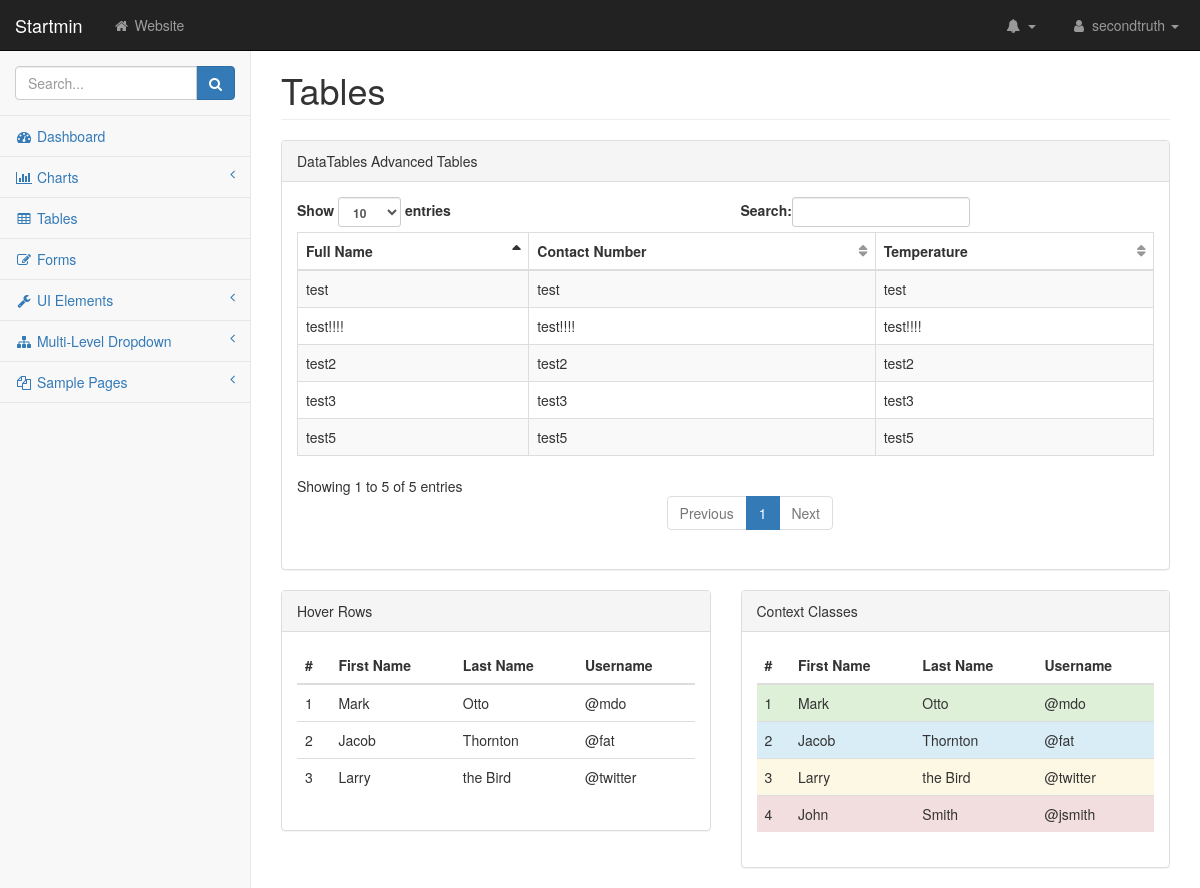
The app's page /dashboard_table.html with its own data.
### website/models.py (models this page shows, shortened)
class QRScanMember(models.Model):
	full_name = models.CharField(max_length=50)
	contact_number = models.CharField(max_length=50)
	temperature = models.CharField(max_length=50)

### website/views.py (the view)
# urls.py: path('dashboard_table.html', views.dashboard_table, name="dashboard_table"),
def dashboard_table(request):
	members = QRScanMember.objects.all()
	return render(request, 'dashboard_table.html', {'members': members})

### website/templates/dashboard_table.html (shortened to what this page needs)
{% load static %}
<!DOCTYPE html>
<html lang="en">
    <head>
        <link href="{% static 'dashboard/css/bootstrap.min.css' %}" rel="stylesheet">
        <link href="{% static 'dashboard/css/metisMenu.min.css' %}" rel="stylesheet">
        <link href="{% static 'dashboard/css/timeline.css' %}" rel="stylesheet">
        <link href="{% static 'dashboard/css/startmin.css' %}" rel="stylesheet">
        <link href="{% static 'dashboard/css/morris.css' %}" rel="stylesheet">
        <link href="{% static 'dashboard/css/font-awesome.min.css' %}" rel="stylesheet" type="text/css">
    </head>
    <body>
        <div id="wrapper">
            <nav class="navbar navbar-inverse navbar-fixed-top" role="navigation">
                <div class="navbar-header">
                    <a class="navbar-brand" href="index.html">Startmin</a>
                </div>
                <ul class="nav navbar-nav navbar-left navbar-top-links">
                    <li><a href="#"><i class="fa fa-home fa-fw"></i> Website</a></li>
                </ul>
                <ul class="nav navbar-right navbar-top-links">
                    <li class="dropdown navbar-inverse">
                        <a class="dropdown-toggle" data-toggle="dropdown" href="#">
                            <i class="fa fa-bell fa-fw"></i> <b class="caret"></b>
                        </a>
                    </li>
                    <li class="dropdown">
                        <a class="dropdown-toggle" data-toggle="dropdown" href="#">
                            <i class="fa fa-user fa-fw"></i> secondtruth <b class="caret"></b>
                        </a>
                    </li>
                </ul>
                <div class="navbar-default sidebar" role="navigation">
                    <div class="sidebar-nav navbar-collapse">
                        <ul class="nav" id="side-menu">
                            <li class="sidebar-search">
                                <div class="input-group custom-search-form">
                                    <input type="text" class="form-control" placeholder="Search...">
                                    <span class="input-group-btn">
                                        <button class="btn btn-primary" type="button">
                                            <i class="fa fa-search"></i>
                                        </button>
                                </span>
                                </div>
                            </li>
                            <li>
                                <a href="index.html"><i class="fa fa-dashboard fa-fw"></i> Dashboard</a>
                            </li>
                            <li>
                                <a href="#"><i class="fa fa-bar-chart-o fa-fw"></i> Charts<span class="fa arrow"></span></a>
                            </li>
                            <li>
                                <a href="tables.html"><i class="fa fa-table fa-fw"></i> Tables</a>
                            </li>
                            <li>
                                <a href="forms.html"><i class="fa fa-edit fa-fw"></i> Forms</a>
                            </li>
                            <li>
                                <a href="#"><i class="fa fa-wrench fa-fw"></i> UI Elements<span class="fa arrow"></span></a>
                            </li>
                            <li>
                                <a href="#"><i class="fa fa-sitemap fa-fw"></i> Multi-Level Dropdown<span class="fa arrow"></span></a>
                            </li>
                            <li>
                                <a href="#"><i class="fa fa-files-o fa-fw"></i> Sample Pages<span class="fa arrow"></span></a>
                            </li>
                        </ul>
                    </div>
                </div>
            </nav>
            <div id="page-wrapper">
                <div class="container-fluid">
                    <div class="row">
                        <div class="col-lg-12">
                            <h1 class="page-header">Tables</h1>
                        </div>
                    </div>
                    <div class="row">
                        <div class="col-lg-12">
                            <div class="panel panel-default">
                                <div class="panel-heading">
                                    DataTables Advanced Tables
                                </div>
                                <div class="panel-body">
                                    <div class="table-responsive">
                                        <table class="table table-striped table-bordered table-hover" id="dataTables-example">
                                            <thead>
                                                <tr>
                                                    <th>Full Name</th>
                                                    <th>Contact Number</th>
                                                    <th>Temperature</th>
                                                </tr>
                                                <tbody>
                                                {% for member in members %}
                                                    <tr>
                                                        <td>{{member.full_name}}</td>
                                                        <td>{{member.contact_number}}</td>
                                                        <td>{{member.temperature}}</td>
                                                    </tr>
                                                {% endfor %}
                                                </tbody>
                                            </thead>
                                        </table>
                                    </div>
                                </div>
                            </div>
                        </div>
                    </div>
                    <div class="row">
                        <div class="col-lg-6">
                            <div class="panel panel-default">
                                <div class="panel-heading">
                                    Hover Rows
                                </div>
                                <div class="panel-body">
                                    <div class="table-responsive">
                                        <table class="table table-hover">
                                            <thead>
                                                <tr>
                                                    <th>#</th>
                                                    <th>First Name</th>
                                                    <th>Last Name</th>
                                                    <th>Username</th>
                                                </tr>
                                            </thead>
                                            <tbody>
                                                <tr>
                                                    <td>1</td>
                                                    <td>Mark</td>
                                                    <td>Otto</td>
                                                    <td>@mdo</td>
                                                </tr>
                                                <tr>
                                                    <td>2</td>
                                                    <td>Jacob</td>
                                                    <td>Thornton</td>
                                                    <td>@fat</td>
                                                </tr>
                                                <tr>
                                                    <td>3</td>
                                                    <td>Larry</td>
                                                    <td>the Bird</td>
                                                    <td>@twitter</td>
                                                </tr>
                                            </tbody>
                                        </table>
                                    </div>
                                </div>
                            </div>
                        </div>
                        <div class="col-lg-6">
                            <div class="panel panel-default">
                                <div class="panel-heading">
                                    Context Classes
                                </div>
                                <div class="panel-body">
                                    <div class="table-responsive">
                                        <table class="table">
                                            <thead>
                                                <tr>
                                                    <th>#</th>
                                                    <th>First Name</th>
                                                    <th>Last Name</th>
                                                    <th>Username</th>
                                                </tr>
                                            </thead>
                                            <tbody>
                                                <tr class="success">
                                                    <td>1</td>
                                                    <td>Mark</td>
                                                    <td>Otto</td>
                                                    <td>@mdo</td>
                                                </tr>
                                                <tr class="info">
                                                    <td>2</td>
                                                    <td>Jacob</td>
                                                    <td>Thornton</td>
                                                    <td>@fat</td>
                                                </tr>
                                                <tr class="warning">
                                                    <td>3</td>
                                                    <td>Larry</td>
                                                    <td>the Bird</td>
                                                    <td>@twitter</td>
                                                </tr>
                                                <tr class="danger">
                                                    <td>4</td>
                                                    <td>John</td>
                                                    <td>Smith</td>
                                                    <td>@jsmith</td>
                                                </tr>
                                            </tbody>
                                        </table>
                                    </div>
                                </div>
                            </div>
                        </div>
                    </div>
                </div>
            </div>
        </div>
    </body>
</html>

### static/dashboard/css/startmin.css (style rules this page uses)
body { background-color: #f8f8f8; }
#wrapper { width: 100%; }
#page-wrapper { padding-top: 30px; min-height: 568px; background-color: #fff; }
@media (min-width:768px) { #page-wrapper { position: inherit; margin-left: 250px; padding: 30px 15px 0 15px; border-left: 1px solid #e7e7e7; } }
.navbar-header { float: left; }
.navbar-left { float: left; }
.navbar-right { text-align: right; }
.navbar-top-links { margin: 0; }
.navbar-top-links li { display: inline-block; }
.navbar-top-links li:last-child { margin-right: 6px; }
.navbar-top-links li a { padding: 15px; min-height: 50px; }
.navbar-top-links>li>a { color: #999; }
.sidebar .sidebar-nav.navbar-collapse { padding-right: 0; padding-left: 0; }
.sidebar .sidebar-search { padding: 15px; }
.sidebar ul li { border-bottom: 1px solid #e7e7e7; }
.sidebar .arrow { float: right; }
.sidebar .fa.arrow:before { content: "\f104"; }
@media (min-width:768px) { .sidebar { z-index: 1; position: absolute; width: 250px; margin-top: 51px; } }
table.dataTable thead .sorting, table.dataTable thead .sorting_asc, table.dataTable thead .sorting_desc, table.dataTable thead .sorting_asc_disabled, table.dataTable thead .sorting_desc_disabled { background: 0 0; }
table.dataTable thead .sorting_asc:after { content: "\f0de"; float: right; font-family: fontawesome; }
table.dataTable thead .sorting:after { content: "\f0dc"; float: right; font-family: fontawesome; color: rgba(50,50,50,.5); }

### records on screen
QRScanMember: full_name "test", contact_number "test", temperature "test"
QRScanMember: full_name "test2", contact_number "test2", temperature "test2"
QRScanMember: full_name "test!!!!", contact_number "test!!!!", temperature "test!!!!"
QRScanMember: full_name "test5", contact_number "test5", temperature "test5"
QRScanMember: full_name "test3", contact_number "test3", temperature "test3"
